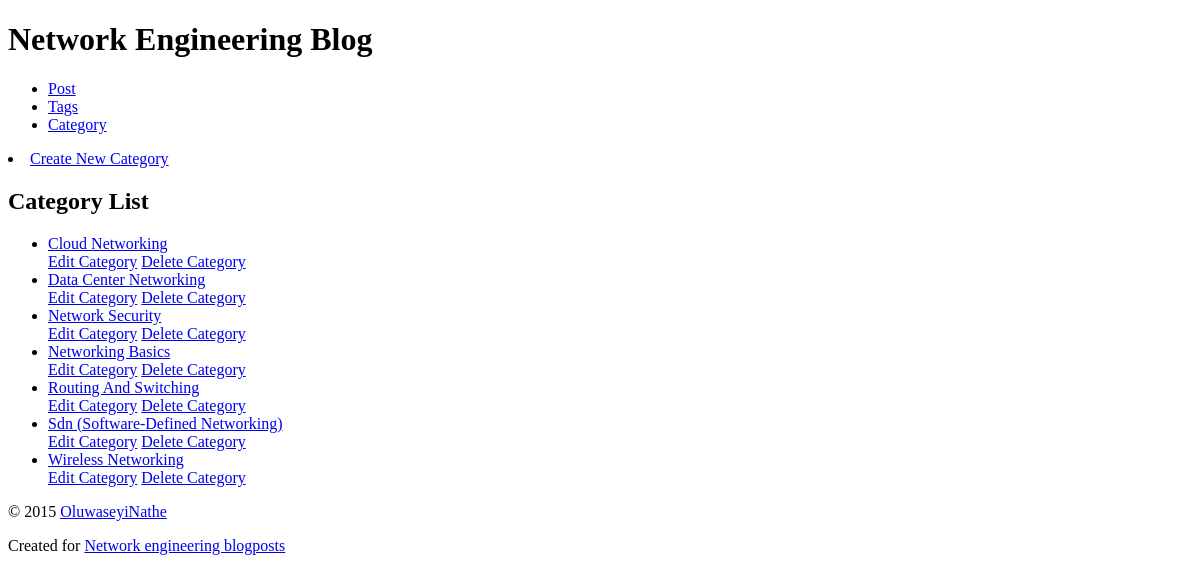
The page /blog/category/ on the database as committed earlier.
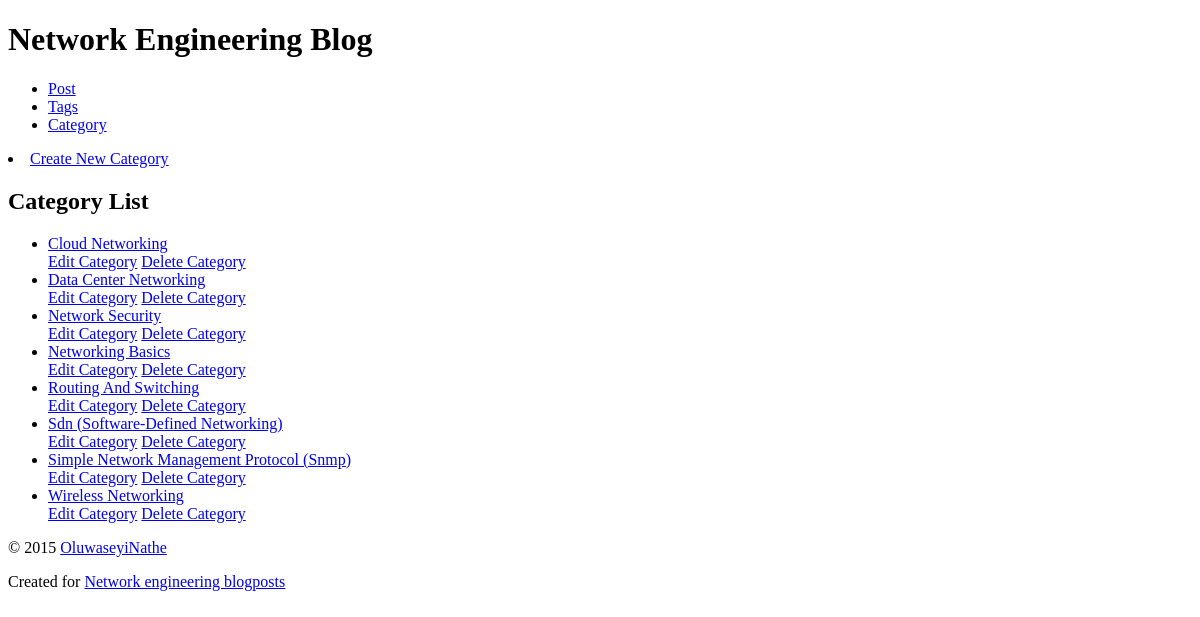
The same page on the database as committed later.
### blog/models.py (models this page shows, shortened)
class Category(models.Model):
    name = models.CharField(max_length=100, unique=True)
    slug = models.SlugField(unique=True)
    class Meta:
        ordering = ['name']
    def get_absolute_url(self):
        return reverse('blog:blog_category_detail', kwargs={'slug': self.slug})
    def get_update_url(self):
        return reverse('blog:category_update', kwargs={'slug': self.slug})
    def get_delete_url(self):
        return reverse('blog:category_delete', kwargs={'slug': self.slug})

### blog/views.py (the view)
# urls.py: path("category/", CategoryList.as_view(), name="blog_category_list"),
class CategoryList(View):
    template_name = 'blog/category_list.html'
    def get(self, request):
        category_list = Category.objects.all()
        context = {"category_list": category_list}
        return render(request, self.template_name, context)

### blog/templates/blog/category_list.html (shortened to what this page needs)
{% extends parent_template|default:"blog/base_blog.html" %}
{% block content %}
<div>
    <li><a href="{% url 'blog:category_create' %}">Create New Category<a/></li>
</div>
<h2>Category List</h2>
<ul>
    {% for category in category_list %}
       <li>
        <a href="{{ category.get_absolute_url }}">{{ category.name|title }}</a>
        <div>
            <a href="{{ category.get_update_url }}">Edit Category</a>
            <a href="{{ category.get_delete_url }}">Delete Category</a>
        </div>
       </li>
    {% empty %}
    <li><emp>There are currently no category available.</em></li>
    {% endfor %}
</ul>
{% endblock %}

Rows that differ between the two databases and show on the page:
added Category: name "Simple Network Management Protocol (Snmp)"
